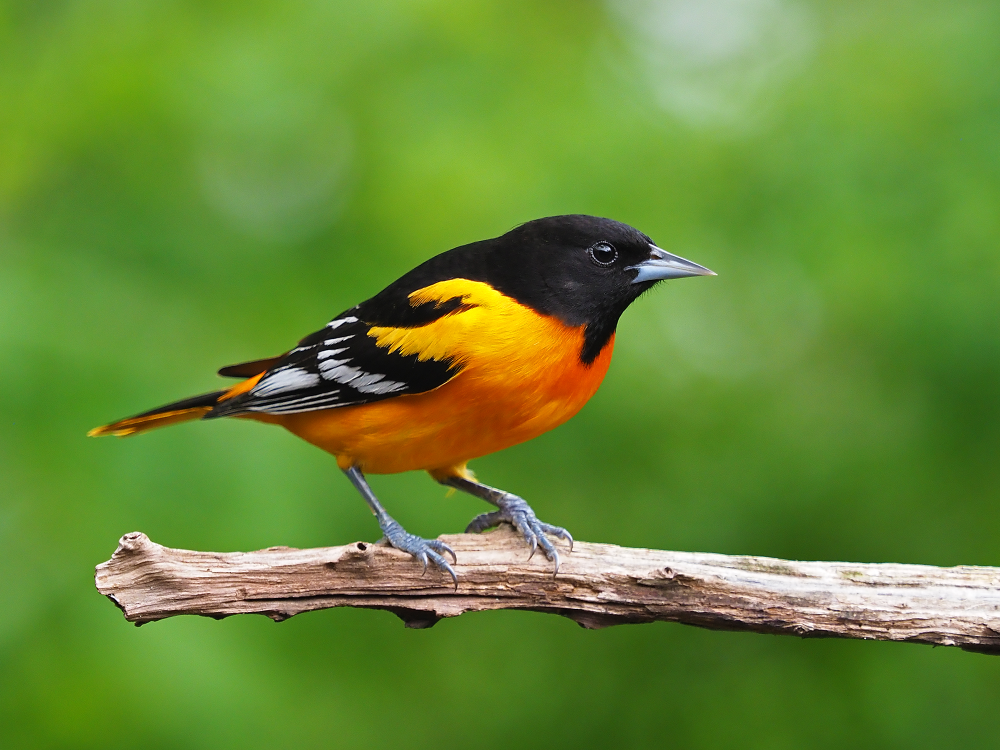
#> input picture images/bird.jpg, 2000 x 1500 px, found by its file name (shown at 1/2 size); its folder holds only this picture in this run
$ python image-editor.py
#> lines starting #> are read from the running program, lines starting #| are printed output that depends on the picture
import os
import cv2 as cv
import numpy as np

# Unedited images location
directory = '/home/janamejay/Documents/Image-Classification/images'

edited_img_dir = '/home/janamejay/Documents/Image-Classification/edited-images'

for filename in os.listdir(directory):
    image_path = os.path.join(directory, filename)
    image = cv.imread(image_path)
#> image is the input picture: shape (1500, 2000, 3); mean B, G, R 53.1, 137.5, 103

    # Convert BGR to RGB
    image = cv.cvtColor(image, cv.COLOR_BGR2RGB)

    # Resize to 32x32 pixels
    image = cv.resize(image, (32,32))
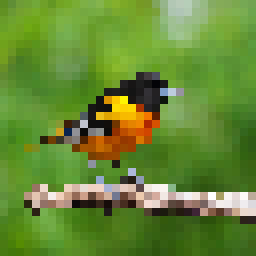
#> image: shape (32, 32, 3) (shown 8 times larger); mean R, G, B 102.5, 137, 52.6
    print(f"{filename} resized to 32x32 pixels.")

    # Save edited image
    os.chdir(edited_img_dir)
    cv.imwrite(filename, image)

$ run again, on images/ship.jpg
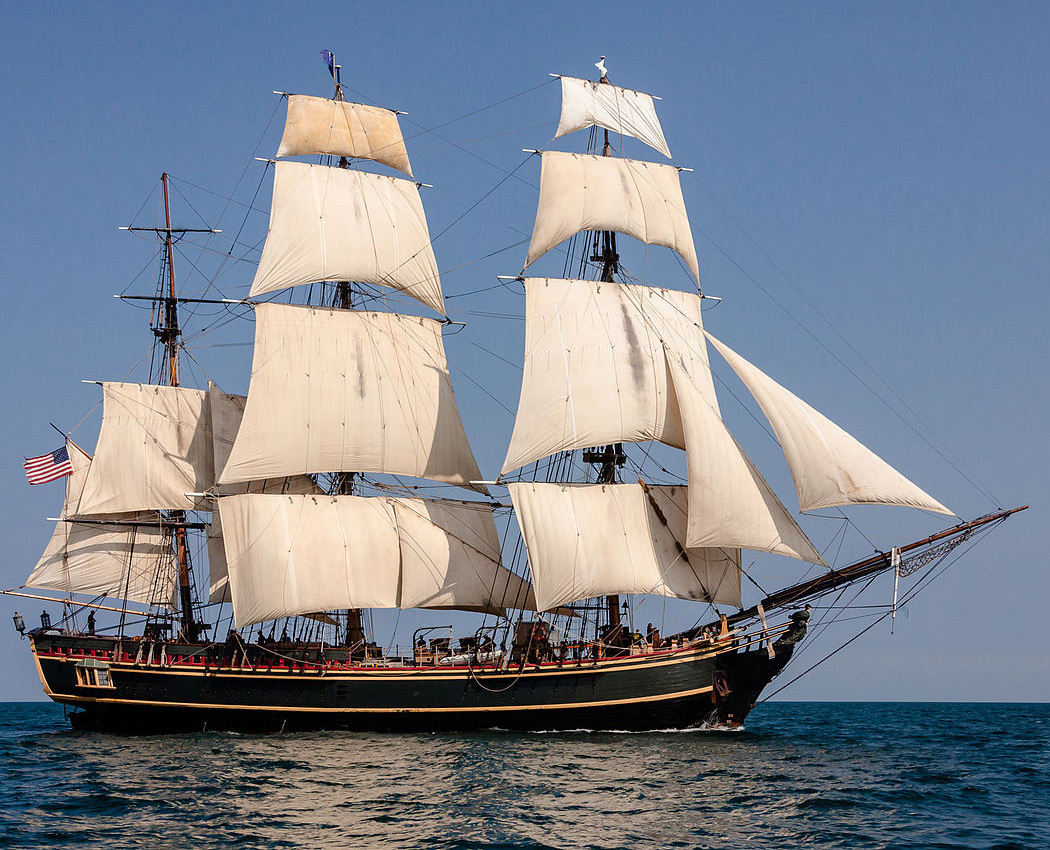
#> input picture images/ship.jpg, 1050 x 850 px, found by its file name
#> image is the input picture: shape (850, 1050, 3); mean B, G, R 143, 130.5, 122.7
#> `image = cv.resize(image, (32,32))`:
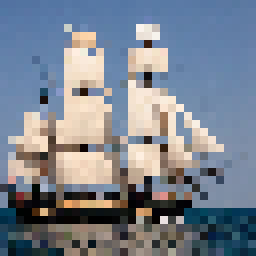
#> image: shape (32, 32, 3) (shown 8 times larger); mean R, G, B 123, 130.9, 143
